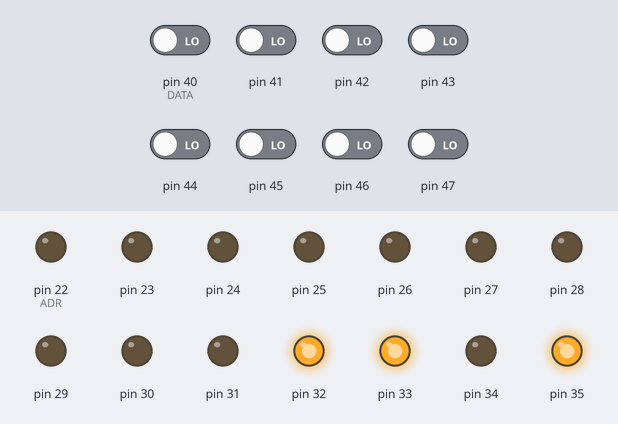
The sketch below on a simulated Arduino Mega 2560, built with avr-gcc and run on an emulated ATmega2560. Shown: output pins drawn as LEDs (lit = HIGH). Inputs (shaded band) come from the test bench; at power-on: pin 40 (DATA), pin 41–47 LOW. Pins used as bus, display or sensor lines are not drawn; what the sketch prints to the serial monitor is not drawn.

Above: at 0.1 s.
Timing chart, 0 to 1.6 s (numbered marks = the images above):
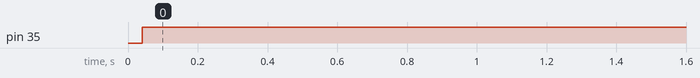

Measured:
- by itself, pin 35: LOW → HIGH at 0.04 s

The sketch:

gls29ee010-programmer_w4.ino
```cpp
//use arduino MEGA

#define ADR 22
#define DATA 40
#define WE 50
#define OE 51
#define CE 52
//data and adr are the 0th pins, counting up increments them on the chip
//lsb is pin 0 for both adr and data

char buff[200];

void setup() {
  //setup
  Serial.begin(9600);
  while(!Serial)
    delay(10);
  long i;
  for (i = 22; i <= 53; i++)
    pinMode(i, INPUT);
  pinMode(WE, OUTPUT);
  digitalWrite(WE, HIGH);
  pinMode(OE, OUTPUT);
  digitalWrite(OE, HIGH);
  pinMode(CE, OUTPUT);
  digitalWrite(CE, LOW);

  for (i = 0; i < 17; i++)
    pinMode(ADR+i, OUTPUT);
  for (i = 0; i < 8; i++)
    pinMode(DATA+i, OUTPUT);

  /* def(0x5555, 0xAA);
  def(0x2AAA, 0x55);
  def(0x5555, 0xA0);
  delay(20);

  def(0x5555, 0xAA);
  def(0x2AAA, 0x55);
  def(0x5555, 0xA0);
  for (i = 0; i < 16; i++);
    def(0, 0xff);
  def(0, 2+136);
  digitalWrite(WE, HIGH);
  delay(200);

  def(0x5555, 0xAA);
  def(0x2AAA, 0x55);
  def(0x5555, 0xA0);
  for (i = 0; i < 16; i++)
    def(8192+1024, 0xff);
  def(8192+1024, 2+144);
  digitalWrite(WE, HIGH);
  delay(200);

  def(0x5555, 0xAA);
  def(0x2AAA, 0x55);
  def(0x5555, 0xA0);
  for (i = 0; i < 16; i++)
    def(8192+2048, 0xff);
  def(8192+2048, 6+152);
  digitalWrite(WE, HIGH);
  delay(200);

  def(0x5555, 0xAA);
  def(0x2AAA, 0x55);
  def(0x5555, 0xA0);
  for (i = 0; i < 16; i++)
    def(8192+3072, 0xff);
  def(8192+3072, 6+0);
  digitalWrite(WE, HIGH);
  delay(200);*/

  for (i = 0; i < 8; i++)
    pinMode(DATA+i, INPUT);

  show(0);
  show(8192+1024);
  show(8192+2048);
  show(8192+3072);
}

void setadr(long a)
{
  long i;

  for (i = 0; i < 17; i++)
    digitalWrite(ADR+i, LOW);
  for (i = 0; i < 17; i++)
    if (a & (1 << i))
      digitalWrite(ADR+i, HIGH);
}

void setval(int v)
{
  long i;

  for (i = 0; i < 8; i++)
    digitalWrite(DATA+i, LOW);
  for (i = 0; i < 8; i++)
    if (v & (1 << i))
      digitalWrite(DATA+i, HIGH);
}

void def(long a, int v)
{
  long i;

  for (i = 0; i < 17; i++)
    digitalWrite(ADR+i, LOW);
  for (i = 0; i < 17; i++)
    if (a & (1 << i))
      digitalWrite(ADR+i, HIGH);
  digitalWrite(WE, HIGH);
  digitalWrite(WE, LOW);
  for (i = 0; i < 8; i++)
    digitalWrite(DATA+i, LOW);
  for (i = 0; i < 8; i++)
    if (v & (1 << i))
      digitalWrite(DATA+i, HIGH);
}

void show(long a)
{
  long i;
  int val;

  digitalWrite(OE, LOW);

  for (i = 0; i < 17; i++)
    digitalWrite(ADR+i, LOW);
  for (i = 0; i < 17; i++)
    if (a & (1 << i))
      digitalWrite(ADR+i, HIGH);

  for (val = 0, i = 0; i < 8; i++)
    if (digitalRead(DATA+i))
      val += (1 << i);

  digitalWrite(OE, HIGH);

  Serial.println(val);
}

void loop() {}
```
